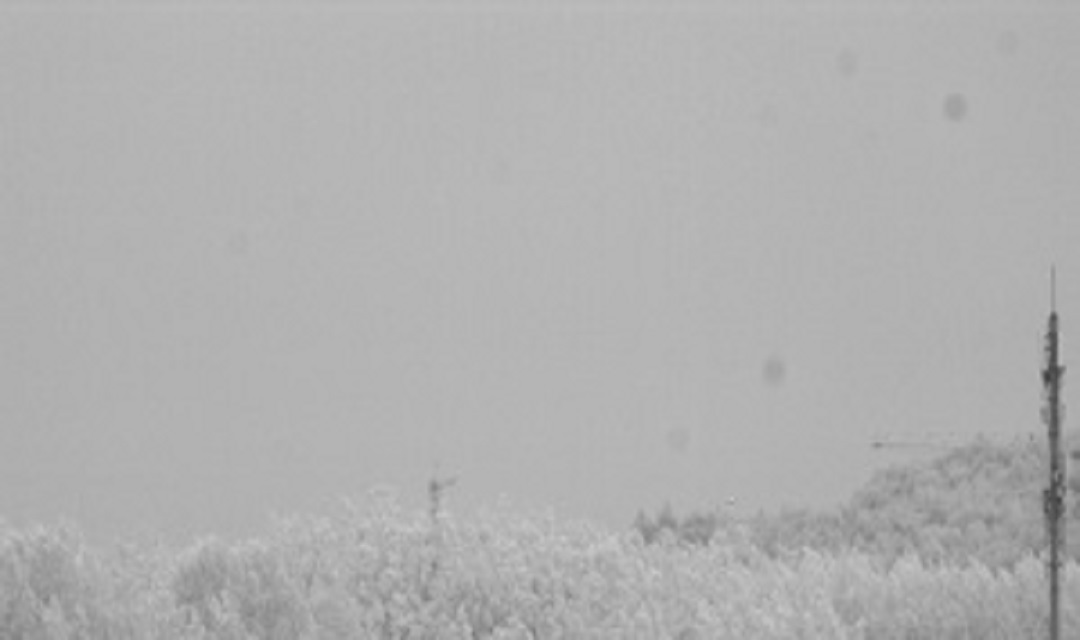
#> input picture output_frames/first_frame.jpg, 1080 x 640 px
$ python PLLCM.py
#> lines starting #> are read from the running program, lines starting #| are printed output that depends on the picture; after the words box and inside, x2 and y2 are one past the last pixel; in counts of white or black regions, pixels touching at a corner belong together
#> in process_image, image is the input picture: shape (640, 1080); min 61, max 202, mean 176.5
import numpy as np
import cv2
from scipy.ndimage import convolve
from skimage.segmentation import random_walker
from skimage.util import img_as_float


# Step 1: 多尺度滑动窗口滤波
def multiscale_window_filter(image, scales=[3, 5, 7, 9, 11]):
    filtered_images = []
    for L in scales:
        if L // 4 == 0:  # 防止除以 0 错误
            continue
        # 构建窗口，中心为正数，边缘为负数
        M = np.zeros((L, L))
        M[L // 2, L // 2] = 4 * (L // 4)
        M[:, [0, -1]] = -1
        M[[0, -1], :] = -1

        # 滤波操作
        filtered = convolve(image, M)
        filtered_images.append(filtered / (4 * (L // 4)))
#> this loop made 5 passes
#> pass 2, in multiscale_window_filter, `filtered = convolve(image, M)`:
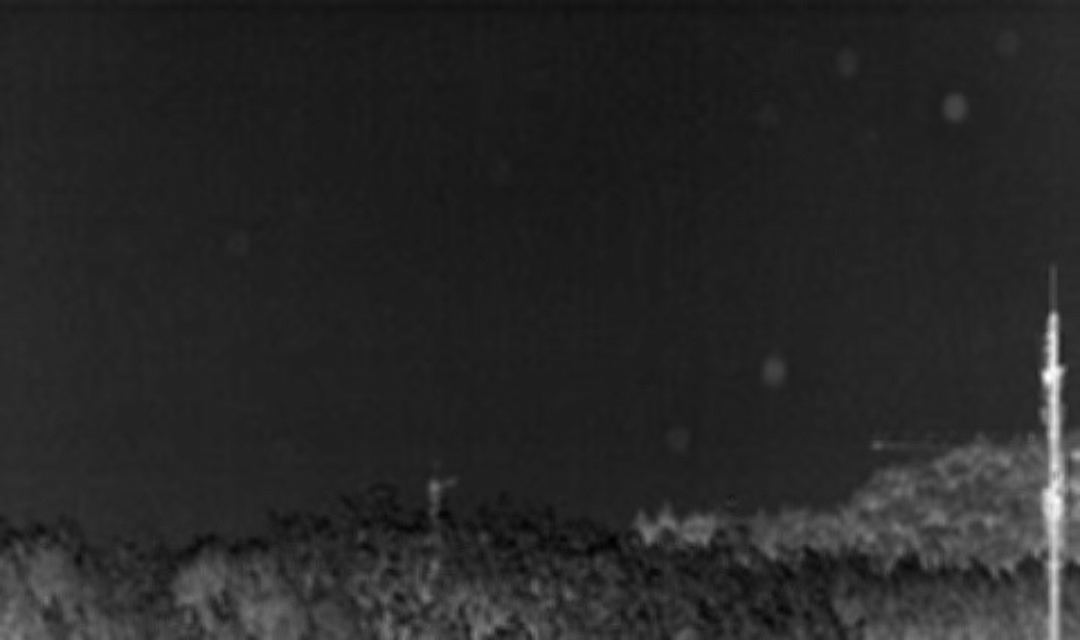
#> filtered: shape (640, 1080) float64; min -9.21, max -3.38, mean -8.31; drawn with min black and max white
#> after the loop, filtered_images = 4 items

    return np.max(filtered_images, axis=0)


# Step 2: 提取候选目标像素
def extract_candidate_pixels(filtered_image, kTh=5.2):
#> called with kTh = 5.2
    mean_val = np.mean(filtered_image)
#> mean_val = -2.07
    std_val = np.std(filtered_image)
#> std_val = 0.114
    threshold = mean_val + kTh * std_val
#> threshold = -1.48
    candidate_pixels = filtered_image > threshold
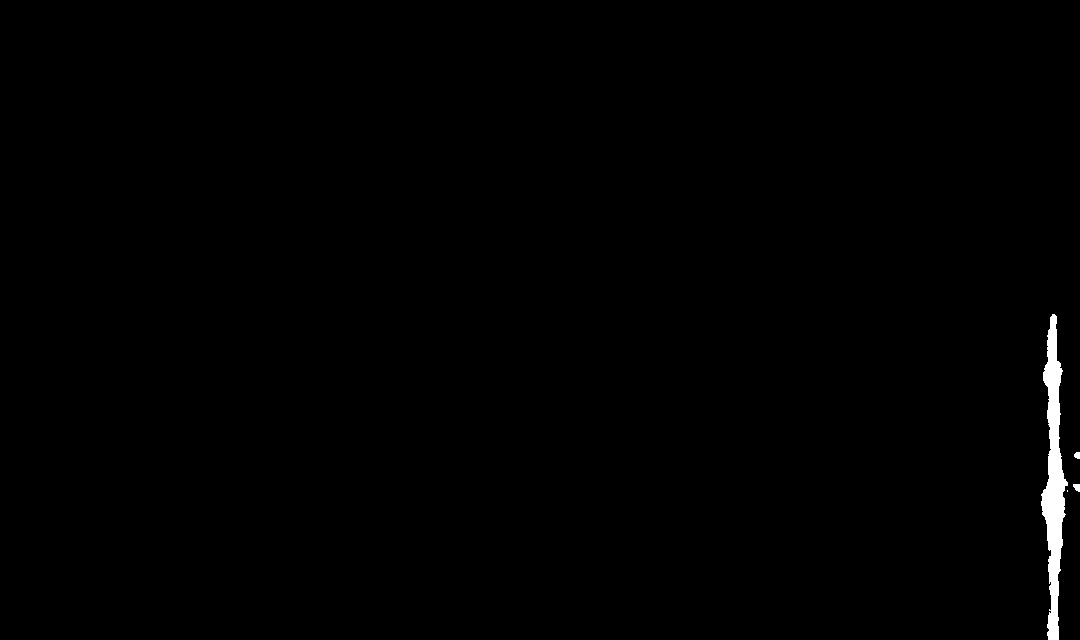
#> candidate_pixels: shape (640, 1080) bool; 0.61% white; 4 white regions (1 under 20 px), largest, box (x1, y1, x2, y2) and area: (1041, 314, 1068, 640) 4127, (1073, 484, 1080, 492) 43, (1074, 452, 1080, 459) 35
    return candidate_pixels


# Step 3: 构建基于RW的局部窗口并计算PLLCM
def calculate_pllcm(image, candidate_pixels):
    height, width = image.shape
#> height = 640; width = 1080
    pllcm_map = np.zeros_like(image, dtype=float)

    # 定义11x11局部窗口的范围
    for y in range(5, height - 5):
        for x in range(5, width - 5):
            if candidate_pixels[y, x]:
                # 提取11x11的局部窗口
                local_window = image[y - 5:y + 6, x - 5:x + 6]

                # 构建标签图像用于RW
                labels = np.zeros_like(local_window)
                labels[0, :] = 1
                labels[-1, :] = 2
                labels[:, 0] = 3
                labels[:, -1] = 4
                labels[5, 5] = -1  # 中心候选目标

                # RW分割
                segmented_labels = random_walker(local_window, labels, beta=10)

                # 计算局部对比度
                target_area = segmented_labels == 5
                background_area = segmented_labels != 5

                # 确保区域不为空
                if np.any(target_area) and np.any(background_area):
                    pllcm_map[y, x] = local_window[target_area].mean() - local_window[background_area].mean()
                else:
                    pllcm_map[y, x] = 0  # 如果区域为空，设置为0
#> pllcm_map: shape (640, 1080) float64; every value is 0

    return pllcm_map


# Step 4: 自适应阈值分割目标
def adaptive_threshold(pllcm_map, lTh=0.5):
#> called with lTh = 0.5
    Emax = pllcm_map.max()
#> Emax = 0
    Emean = pllcm_map.mean()
#> Emean = 0
    threshold = lTh * Emax + (1 - lTh) * Emean
#> threshold = 0
    return pllcm_map > threshold
#> returned value: shape (640, 1080) bool; every value is 0


# Main function to process the image
def process_image(image_path):
    # 加载并预处理图像
    image = cv2.imread(image_path, cv2.IMREAD_GRAYSCALE)
    image = img_as_float(image)

    # Step 1: 滤波并生成初始对比度图
    filtered_image = multiscale_window_filter(image)

    # Step 2: 提取候选目标像素
    candidate_pixels = extract_candidate_pixels(filtered_image)

    # Step 3: 计算PLLCM增强图
    pllcm_map = calculate_pllcm(image, candidate_pixels)

    # Step 4: 分割目标
    target_mask = adaptive_threshold(pllcm_map)

    # 保存结果
    cv2.imwrite('pllcm_output.png', (target_mask * 255).astype(np.uint8))

    return target_mask


# 调用处理函数
result = process_image('./output_frames/first_frame.jpg')
cv2.imshow("Result", result.astype(np.uint8) * 255)
cv2.waitKey(0)
cv2.destroyAllWindows()

$ run again, with output_frames/Misc_380.jpg copied over output_frames/first_frame.jpg
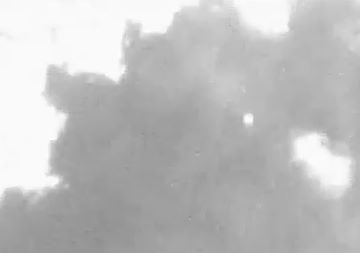
#> input picture output_frames/Misc_380.jpg, 360 x 253 px
#> in process_image, image is the input picture: shape (253, 360); min 142, max 255, mean 191.7
#> the loop in multiscale_window_filter, `for L in scales:` made 5 passes
#> pass 2, in multiscale_window_filter, `filtered = convolve(image, M)`:
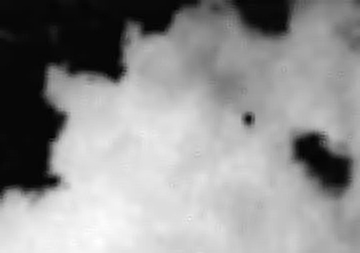
#> filtered: shape (253, 360) float64; min -11.91, max -6.85, mean -9.02; drawn with min black and max white
#> after the loop in multiscale_window_filter, `for L in scales:`: filtered_images = 4 items
#> mean_val = -2.25
#> std_val = 0.388
#> in extract_candidate_pixels, `threshold = mean_val + kTh * std_val`: threshold = -0.232
#> candidate_pixels: shape (253, 360) bool; every value is 0
#> Emax = 0
